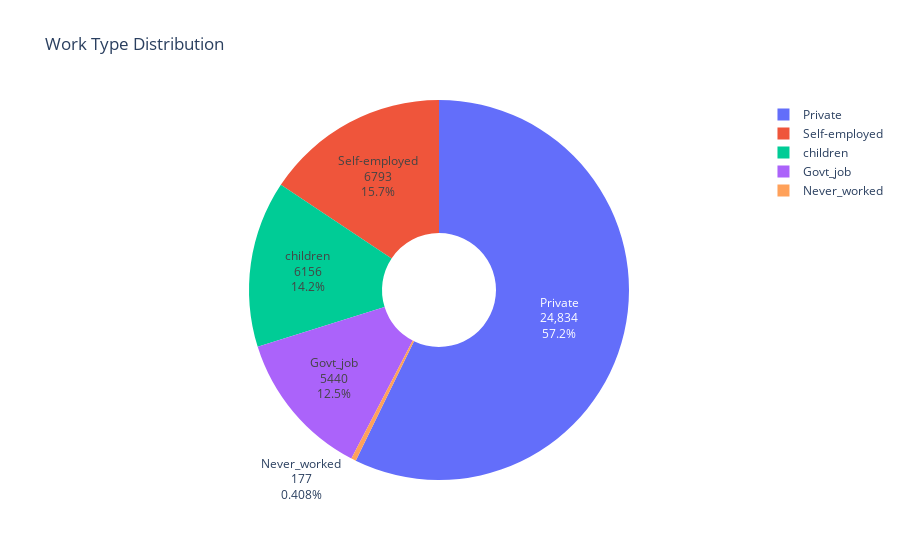

The cell this chart's notebook holds for it:
### Code cell
fig = go.Figure(data=[go.Pie(labels=work.index, values=work.values, textinfo='label+percent+value', hole=.3)])
fig.update_layout(title_text='Work Type Distribution')
fig.show()

### Figure 1 — Plotly figure (JSON) as saved in the notebook; plotly's stock layout.template omitted (floating-point values rounded to 4 significant figures)
{"data": [{"hole": 0.3, "labels": ["Private", "Self-employed", "children", "Govt_job", "Never_worked"], "textinfo": "label+percent+value", "type": "pie", "values": [24834, 6793, 6156, 5440, 177]}], "layout": {"title": {"text": "Work Type Distribution"}}}
